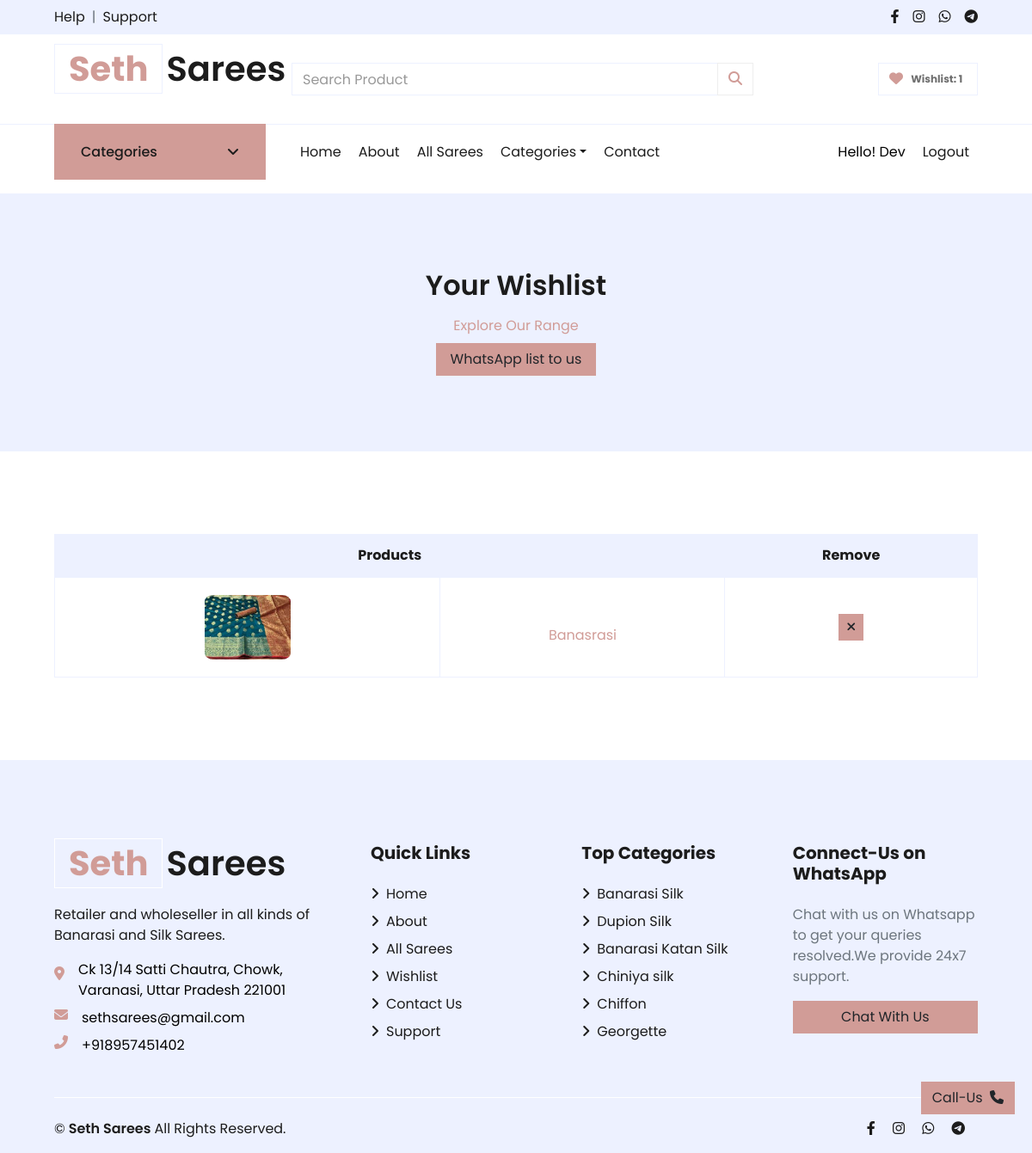
/wishlist (signed in), run on an earlier commit of the app's database.
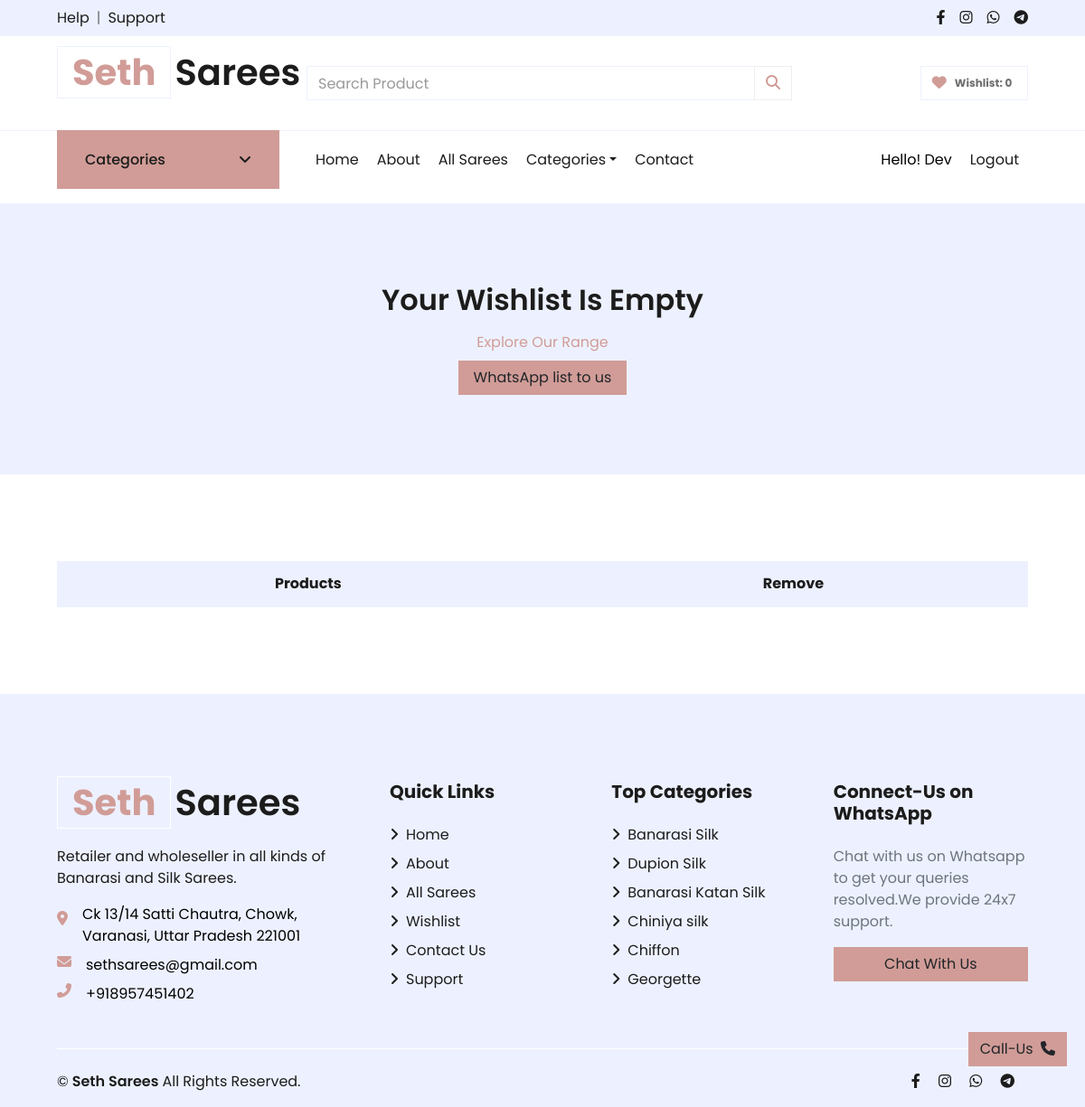
And on a later commit of the database.
### store/models/wishlist.py (models this page shows)
class Wishlist(models.Model):
    customer = models.ForeignKey(Customer, on_delete=models.CASCADE, default=1)
    product = models.ForeignKey(Product, on_delete=models.CASCADE, default=1)

### store/models/product.py (models this page shows, shortened)
class Product(models.Model):
    name = models.CharField(max_length=50)
    price = models.IntegerField(default=0)
    category = models.ForeignKey(Category, on_delete=models.CASCADE, default=1)
    description = models.TextField( default='' , null=True , blank=True)
    short_description= models.TextField( default='' , null=True , blank=True)
    image = models.ImageField(upload_to='uploads/products/')
    image1 = models.ImageField(upload_to='uploads/products/')
    image2 = models.ImageField(upload_to='uploads/products/')
    alt_text1 = models.CharField(max_length=100, default='', null=True, blank=True)
    alt_text2 = models.CharField(max_length=100, default='', null=True, blank=True)
    alt_text3 = models.CharField(max_length=100, default='', null=True, blank=True)
    meta_title = models.CharField(max_length=255, default='', null=True, blank=True)
    meta_tags = models.CharField(max_length=255, default='', null=True, blank=True)
    meta_description = models.TextField(default='', null=True, blank=True)

### store/models/category.py (models this page shows, shortened)
class Category(models.Model):
    name = models.CharField(max_length=50)
    image = models.ImageField(default='',upload_to='uploads/category_img/')
    description = models.TextField( default='' , null=True , blank=True)
    alt_text = models.CharField(max_length=100, default='', null=True, blank=True)
    meta_title = models.CharField(max_length=255, default='', null=True, blank=True)
    meta_tags = models.CharField(max_length=255, default='', null=True, blank=True)
    meta_description = models.TextField(default='', null=True, blank=True)
    def __str__(self):
        return self.name

### store/views/wishlist.py (the view, shortened to what this page needs)
# urls.py: path('wishlist',show_wishlist),
def show_wishlist(request):
    data=initial_data
    customer_id=request.session.get('customer')
    if(customer_id):
        customer=Customer.objects.get(id=customer_id)
        wishlist=Wishlist.objects.filter(customer=customer_id)
        wishlist_len=len(wishlist)
        data['wishlist']=wishlist
        data['customer_name']=customer.first_name+' '+customer.last_name
        data['wishlist_len']=wishlist_len
        data['title']="My Wishlist - Favorite Silk and Banarasi Sarees from Seth Sarees"
        data['meta_description']='Keep track of your favorite sarees from our collection of traditional Banarasi sarees in Varanasi. Create and manage your own wishlist for easy access and future reference.'
        data['meta_tags']='Wishlist, save favorite sarees, user, Banarasi sarees, silk sarees, printed sarees, Varanasi'
        return render(request,'wishlist.html',data)

### store/templates/wishlist.html (shortened to what this page needs)
    {% extends 'base.html' %}
    {% load static %}
    {% block content %}
        <div class="container-fluid bg-secondary mb-5">
            <div class="d-flex flex-column align-items-center justify-content-center" style="min-height: 300px">
                <h2 class="font-weight-semi-bold wishlist-heading  mb-3">Your Wishlist {%if not wishlist_len %}Is Empty {%endif%} </h2>
                <div class="d-flex flex-column text-center align-items-center justify-content-center ">
                    <p class="m-0 mb-2"><a href="/store">Explore Our Range</a></p>
                    <p class="m-0">
                        <a  href="https://wa.me/{{phone_no}}?text= Hey I am {{customer_name}} and I have prepared my list on URL: {{ request.get_host }}/show-sent-list?customer_id={{request.session.customer}} kindly check it" target="_blank" class="btn btn-primary px-3">WhatsApp list to us</a>
                    </p>
                </div>
            </div>
        </div>
        <div class="container-fluid pt-5">
            <div class="row px-xl-5">
                <div class="col-lg-12 table-responsive mb-5">
                    <table class="table table-bordered text-center mb-0">
                        <thead class="bg-secondary text-dark">
                            <tr>
                                <th colspan="2">Products {{wishlist.length}}</th>
                                <th>Remove</th>
                            </tr>
                        </thead>
                        <tbody class="align-middle">
                            {%for entry in wishlist%}
                            <tr>
                                <td class=""><a href="{%url 'detail' category_id=entry.product.category.id product_id=entry.product.id  %}"><img src="{{entry.product.image.url}}" alt="" style="width: 100px;border-radius: 10%;"  class="m-2"></a> </td>
                                <td class="text-center pt-5" style="vertical-align: middle;"><a href="/detail?product={{entry.product.id}}"> <a href="{%url 'detail' category_id=entry.product.category.id product_id=entry.product.id  %}"><p> {{entry.product.name}}</p></a></td>
                                <td class="align-middle">
                                    <form action="/remove-item" method="POST" class=remove-item-form-{{entry.id}}>
                                        <button type="submit" method="POST" class="btn btn-sm btn-primary remove-item-btn-{{entry.id}}"><i class="fa fa-times"></i></button>
                                    </form>
                                </td>
                            </tr>
                            {%endfor%}
                        </tbody>
                    </table>
                </div>
            </div>
        </div>
        {% endblock content%}

### store/templates/base.html (shortened to what the changed rows need)
<!DOCTYPE html>
<html lang="en">
    {% load static %}
<head>
    <link rel="stylesheet" href="https://cdnjs.cloudflare.com/ajax/libs/font-awesome/6.2.1/css/all.min.css" />
    <link href="{% static '/store/lib/owlcarousel/assets/owl.carousel.min.css' %}" rel="stylesheet">
    <link rel="stylesheet" href="https://unpkg.com/aos@next/dist/aos.css" />
    <link href="{% static '/store/css/style.css' %}" rel="stylesheet">
</head>
<body>
    <div class="container-fluid">
        <div class="row align-items-center py-3 px-xl-5">
            <div class="col-lg-3 d-none d-lg-block">
                <a href='/' class="text-decoration-none">
                    <h1 class="mb-4 display-5 font-weight-semi-bold"><span class="text-primary font-weight-bold border px-3 mr-1">Seth</span>Sarees</h1>
                </a>
            </div>
            <div class="col-lg-3 col-5 text-right">
                <a href="/wishlist?next={{ request.get_full_path }}" class="btn border ">
                    <i class="fas fa-heart text-primary"></i>
                    <span class="badge">Wishlist: {{wishlist_len}}</span>
                </a>
            </div>
        </div>
    </div>
        {%block content%}
        {%endblock%}
    <footer class="container-fluid bg-secondary text-dark mt-5 pt-5">
        <div class="row px-xl-5 pt-5">
            <div class="col-lg-4 col-md-12 mb-5 pr-3 pr-xl-5" itemscope itemtype="http://schema.org/LocalBusiness">
                <a href="/" class="text-decoration-none">
                    <h1 itemprop="name" class="mb-4 display-5 font-weight-semi-bold"><span class="text-primary font-weight-bold border border-white px-3 mr-1">Seth</span>Sarees</h1>
                </a>
            </div>
            <div class="col-lg-8 col-md-12">
                <div class="row">
                    <div class="col-md-4 mb-5">
                        <div class="d-flex flex-column justify-content-start">
                            {% for category in categories|slice:":6" %}
                            <a class="text-dark mb-2" href="{% url 'category' category.id %}"><i class="fa fa-angle-right mr-2"></i>{{category}} </a>
                            {% endfor %}
                        </div>
                    </div>
                </div>
            </div>
        </div>
    </footer>
</body>

What changed in the data, as far as the page shows it:
removed Wishlist: product.image (picture), product.name "Banasrasi"
Also different on the page:
{{ wishlist_len }}: "1" → "0"
text now shown: "Is Empty"
